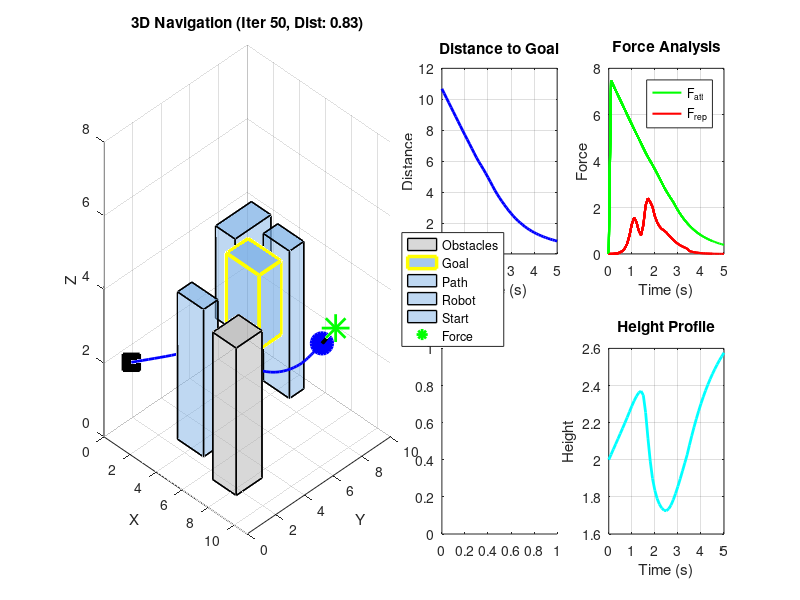
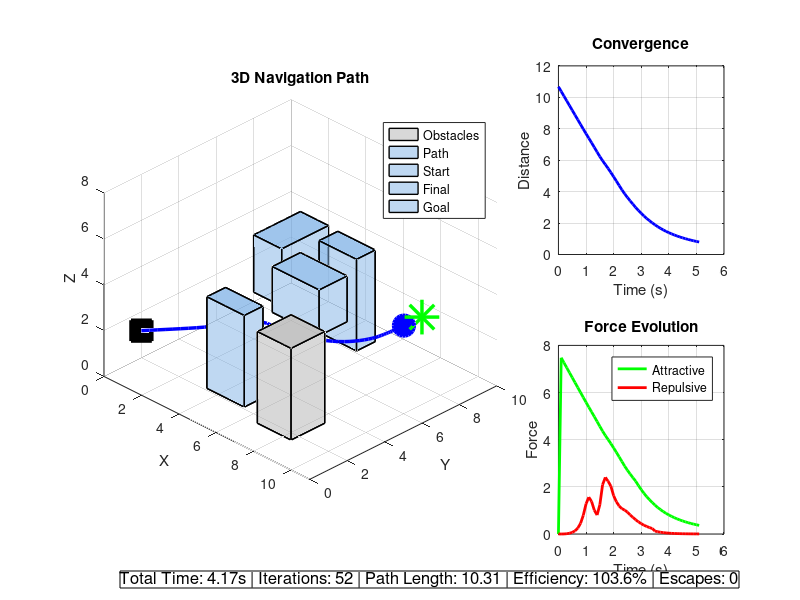

Source code (MATLAB) for these figures, in order:
function apf_3d_enhanced_navigation()
    %  3D Artificial Potential Field Obstacle Avoidance
    %  proper obstacle placement and multi-path navigation
    
    clc;
    clear;
    close all;
    
    % ==================== SIMULATION PARAMETERS ====================
    dt = 0.1;                    % Time step
    max_iterations = 3000;        % Maximum number of iterations
    goal_threshold = 0.8;         % Distance threshold to consider goal reached
    
    % Robot parameters
    robot_pos = [1; 1; 2];        % Starting position [x; y; z]
    robot_radius = 0.4;           % Robot radius for collision checking
    
    % Goal position
    goal_pos = [9; 8; 3];         % Target position
    
    % ==================== OBSTACLES ====================
    % Each obstacle: [x, y, z, width, depth, height, type]
    % type: 1 = cube, 2 = rectangular prism
    obstacles = [
        % Left side obstacles (create left corridor)
        %2.5, 2.5, 2.0, 1.8, 1.8, 4.0, 1;    % Cube left-front
        %2.5, 6.5, 2.0, 1.8, 1.8, 4.5, 1;    % Cube left-back
        
        % Right side obstacles (create right corridor)
        7.5, 2.5, 2.0, 1.8, 1.8, 4.0, 1;    % Cube right-front
        %7.5, 6.5, 2.0, 1.8, 1.8, 4.5, 1;    % Cube right-back
        
        % Center obstacles - create multiple paths
        %4.5, 4.5, 1.5, 2.0, 2.0, 2.5, 1;    % Center cube (low) - can go over
        6.0, 5.0, 4.0, 2.5, 1.5, 2.0, 2;    % Horizontal rectangle (high) - go under
        3.0, 7.0, 3.5, 1.5, 2.5, 2.5, 2;    % Vertical rectangle (mid) - go around
        
        % Additional obstacles to create maze-like environment
        5.0, 2.0, 2.5, 2.0, 1.0, 4.0, 2;    % Wall obstacle front
        5.0, 8.0, 2.5, 2.0, 1.0, 4.0, 2;    % Wall obstacle back
    ];
    
    % ==================== APF PARAMETERS ====================
    params = struct();
    params.attraction_gain = 0.7;       % Ka - Attractive potential gain
    params.repulsion_gain = 3.5;         % Kr - Repulsive potential gain
    params.repulsion_distance = 3.0;     % Q* - Distance of influence
    params.dt = dt;
    
    % Adaptive field parameters
    params.use_adaptive = true;
    params.adaptive_gain = 1.5;
    params.goal_influence_distance = 4.0;
    
    % Local minima escape parameters
    params.enable_escape = true;
    params.escape_force_magnitude = 1.8;
    params.escape_duration = 40;
    params.escape_threshold = 0.25;
    
    % Dynamic parameter adjustment
    params.dynamic_tuning = true;
    params.min_repulsion_gain = 2.5;
    params.max_repulsion_gain = 5.5;
    
    % ==================== INITIALIZATION ====================
    log = initialize_log_3d(robot_pos, goal_pos);
    
    % Local minima detection
    stuck_counter = 0;
    escape_mode = false;
    escape_counter = 0;
    escape_direction = [0; 0; 0];
    prev_positions = [];
    
    % Performance tracking
    performance = struct();
    performance.iteration_times = [];
    
    % Create figure
    figure('Position', [50, 50, 1800, 900]);
    
    % ==================== MAIN SIMULATION LOOP ====================
    fprintf('=== Enhanced 3D APF Navigation Simulation ===\n');
    fprintf('Goal position: (%.1f, %.1f, %.1f)\n', goal_pos(1), goal_pos(2), goal_pos(3));
    fprintf('Initial position: (%.1f, %.1f, %.1f)\n', robot_pos(1), robot_pos(2), robot_pos(3));
    fprintf('Number of obstacles: %d\n\n', size(obstacles, 1));
    
    t_start = tic;
    
    for iter = 1:max_iterations
        iteration_start = tic;
        
        % Store position for stuck detection
        prev_positions = [prev_positions, robot_pos];
        if size(prev_positions, 2) > 20
            prev_positions = prev_positions(:, 2:end);
        end
        
        % Dynamically adjust parameters
        if params.dynamic_tuning
            params = dynamic_parameter_tuning_3d(params, robot_pos, goal_pos, obstacles, iter);
        end
        
        % Calculate APF forces with corridor detection
        [total_force, F_att, F_rep, details] = calculate_enhanced_forces_3d(...
            robot_pos, goal_pos, obstacles, params, iter);
        
        % Check for local minima
        if params.enable_escape && ~escape_mode
            [is_stuck, escape_dir] = detect_local_minima_3d(...
                log.velocity, prev_positions, params.escape_threshold);
            
            if is_stuck
                fprintf('⚠ Local minima detected at iteration %d! Activating escape.\n', iter);
                escape_mode = true;
                escape_counter = params.escape_duration;
                escape_direction = escape_dir;
                stuck_counter = stuck_counter + 1;
            end
        end
        
        % Apply escape force
        if escape_mode
            total_force = total_force + params.escape_force_magnitude * escape_direction;
            escape_counter = escape_counter - 1;
            
            if escape_counter <= 0
                escape_mode = false;
                fprintf('✓ Escape completed at iteration %d\n', iter);
            end
        end
        
        % Add small random perturbation to help find corridors
        if mod(iter, 20) == 0 && ~escape_mode && norm(total_force) < 0.5
            random_force = 0.2 * randn(3, 1);
            total_force = total_force + random_force;
        end
        
        % Update robot position
        robot_pos = robot_pos + total_force * dt;
        current_time = log.time(end) + dt;
        
        % Log data
        log = update_log_3d(log, robot_pos, total_force, current_time, ...
                           F_att, F_rep, escape_mode, iter, goal_pos, details);
        
        % Track performance
        performance.iteration_times(iter) = toc(iteration_start);
        
        % Check termination conditions
        dist_to_goal = log.dist_to_goal(end);
        if dist_to_goal < goal_threshold
            fprintf('\n✓ GOAL REACHED successfully in %d iterations!\n', iter);
            fprintf('  Final distance: %.3f\n', dist_to_goal);
            break;
        end
        
        if check_collision_3d(robot_pos, robot_radius, obstacles)
            fprintf('\n✗ COLLISION DETECTED at iteration %d!\n', iter);
            fprintf('  Position: (%.3f, %.3f, %.3f)\n', robot_pos(1), robot_pos(2), robot_pos(3));
            break;
        end
        
        % Update visualization
        if mod(iter, 5) == 0 || iter == 1
            plot_enhanced_3d_visualization(robot_pos, goal_pos, obstacles, log, ...
                params, escape_mode, details, robot_radius, iter, performance);
            pause(0.01);
        end
        
        % Progress report
        if mod(iter, 50) == 0
            elapsed_time = toc(t_start);
            fprintf('Progress: %d iterations, time: %.1fs, dist to goal: %.3f\n', ...
                iter, elapsed_time, dist_to_goal);
        end
    end
    
    total_time = toc(t_start);
    
    % ==================== FINAL ANALYSIS ====================
    plot_enhanced_3d_final_analysis(log, obstacles, goal_pos, robot_pos, params, ...
                                   robot_radius, performance, total_time, stuck_counter);
    
    % Display statistics
    display_enhanced_3d_statistics(log, obstacles, robot_pos, goal_pos, ...
                                  performance, total_time, stuck_counter);
end

function log = initialize_log_3d(robot_pos, goal_pos)
    % Initialize 3D data logging
    log = struct();
    log.position = robot_pos;
    log.velocity = [0; 0; 0];
    log.time = 0;
    log.dist_to_goal = norm(robot_pos - goal_pos);
    log.force_att = [0; 0; 0];
    log.force_rep = [0; 0; 0];
    log.force_total = [0; 0; 0];
    log.escape_active = false;
    log.iteration = 0;
    log.closest_obstacle_dist = [];
    log.closest_obstacle_type = [];
    log.corridor_score = [];
end

function log = update_log_3d(log, robot_pos, total_force, current_time, ...
                            F_att, F_rep, escape_mode, iter, goal_pos, details)
    % Update 3D log with new data
    log.position = [log.position, robot_pos];
    log.velocity = [log.velocity, total_force];
    log.time = [log.time, current_time];
    log.dist_to_goal = [log.dist_to_goal, norm(robot_pos - goal_pos)];
    log.force_att = [log.force_att, F_att];
    log.force_rep = [log.force_rep, F_rep];
    log.force_total = [log.force_total, total_force];
    log.escape_active = [log.escape_active, escape_mode];
    log.iteration = [log.iteration, iter];
    log.closest_obstacle_dist = [log.closest_obstacle_dist, details.closest_obstacle_dist];
    log.closest_obstacle_type = [log.closest_obstacle_type, details.closest_obstacle_type];
    log.corridor_score = [log.corridor_score, details.corridor_score];
end

function params = dynamic_parameter_tuning_3d(params, robot_pos, goal_pos, obstacles, iter)
    % Dynamically adjust 3D parameters
    
    dist_to_goal = norm(robot_pos - goal_pos);
    
    % Find closest obstacle distance
    min_dist = inf;
    for i = 1:size(obstacles, 1)
        dist = distance_to_obstacle_3d(robot_pos, obstacles(i, :));
        if dist < min_dist
            min_dist = dist;
        end
    end
    
    % Adjust repulsion gain based on proximity
    if min_dist < 1.2
        params.repulsion_gain = min(params.max_repulsion_gain, ...
                                   params.repulsion_gain * 1.02);
    elseif min_dist > 2.5
        params.repulsion_gain = max(params.min_repulsion_gain, ...
                                   params.repulsion_gain * 0.99);
    end
    
    % Adjust attraction gain near goal
    if dist_to_goal < 3.0
        params.attraction_gain = max(0.4, params.attraction_gain * 0.98);
    end
end

function dist = distance_to_obstacle_3d(point, obstacle)
    % Calculate minimum distance from point to rectangular obstacle
    
    obs_x = obstacle(1);
    obs_y = obstacle(2);
    obs_z = obstacle(3);
    obs_w = obstacle(4);
    obs_d = obstacle(5);
    obs_h = obstacle(6);
    
    % Calculate distance to obstacle boundaries
    dx = max(abs(point(1) - obs_x) - obs_w/2, 0);
    dy = max(abs(point(2) - obs_y) - obs_d/2, 0);
    dz = max(abs(point(3) - obs_z) - obs_h/2, 0);
    
    % Euclidean distance to obstacle surface
    dist = sqrt(dx^2 + dy^2 + dz^2);
end

function [total_force, F_att, F_rep, details] = calculate_enhanced_forces_3d(...
    robot_pos, goal_pos, obstacles, params, iteration)
    % Enhanced 3D force calculation with corridor detection
    
    % Attractive force
    dist_to_goal = norm(robot_pos - goal_pos);
    F_att = params.attraction_gain * (goal_pos - robot_pos);
    
    % Initialize repulsive force
    F_rep = [0; 0; 0];
    details = struct();
    details.closest_obstacle_dist = inf;
    details.closest_obstacle_idx = 0;
    details.closest_obstacle_type = 0;
    details.obstacle_forces = [];
    details.corridor_score = 0;
    
    % Calculate repulsive forces from each obstacle
    for i = 1:size(obstacles, 1)
        obstacle = obstacles(i, :);
        
        % Calculate distance and direction
        [dist_to_surface, direction] = distance_and_direction_to_obstacle_3d(robot_pos, obstacle);
        
        % Track closest obstacle
        if dist_to_surface < details.closest_obstacle_dist
            details.closest_obstacle_dist = dist_to_surface;
            details.closest_obstacle_idx = i;
            details.closest_obstacle_type = obstacle(7);
        end
        
        % Calculate repulsive force if within influence zone
        if dist_to_surface < params.repulsion_distance && dist_to_surface > 0.05
            % Adaptive factor
            if params.use_adaptive && dist_to_goal < params.goal_influence_distance
                adaptive_factor = (dist_to_goal / params.goal_influence_distance)^2;
            else
                adaptive_factor = 1.0;
            end
            
            % Force magnitude
            magnitude = params.repulsion_gain * adaptive_factor * ...
                       (1/dist_to_surface - 1/params.repulsion_distance)^2;
            
            % Add force
            F_rep = F_rep + magnitude * direction;
            
            % Store for analysis
            details.obstacle_forces = [details.obstacle_forces; norm(magnitude * direction)];
        end
    end
    
    % Add height preference for multi-path navigation
    if robot_pos(3) < 2.0 && details.closest_obstacle_dist > 1.0
        % Lower height - encourage staying low for under paths
        F_rep(3) = F_rep(3) - 0.1;
    elseif robot_pos(3) > 5.0
        % Too high - encourage going down if possible
        F_rep(3) = F_rep(3) + 0.2;
    end
    
    % Calculate corridor score
    details.corridor_score = calculate_corridor_score(robot_pos, obstacles, params.repulsion_distance);
    
    % Force limiting
    max_rep_force = 5.0;
    if norm(F_rep) > max_rep_force
        F_rep = F_rep / norm(F_rep) * max_rep_force;
    end
    
    % Total force
    total_force = F_att + F_rep;
    
    % Global force limiting
    max_force = 3.0;
    if norm(total_force) > max_force
        total_force = total_force / norm(total_force) * max_force;
    end
    
    % Store details
    details.dist_to_goal = dist_to_goal;
    details.F_att_mag = norm(F_att);
    details.F_rep_mag = norm(F_rep);
end

function [dist, direction] = distance_and_direction_to_obstacle_3d(point, obstacle)
    % Calculate distance and direction to rectangular obstacle
    
    obs_x = obstacle(1);
    obs_y = obstacle(2);
    obs_z = obstacle(3);
    obs_w = obstacle(4);
    obs_d = obstacle(5);
    obs_h = obstacle(6);
    
    % Find closest point on obstacle surface
    closest = point;
    
    % Clamp to obstacle boundaries
    closest(1) = max(obs_x - obs_w/2, min(obs_x + obs_w/2, point(1)));
    closest(2) = max(obs_y - obs_d/2, min(obs_y + obs_d/2, point(2)));
    closest(3) = max(obs_z - obs_h/2, min(obs_z + obs_h/2, point(3)));
    
    % If point is inside obstacle, push to nearest surface
    if point(1) > obs_x - obs_w/2 && point(1) < obs_x + obs_w/2 && ...
       point(2) > obs_y - obs_d/2 && point(2) < obs_y + obs_d/2 && ...
       point(3) > obs_z - obs_h/2 && point(3) < obs_z + obs_h/2
        
        % Point inside obstacle - find closest surface
        dist_to_surfaces = [
            abs(point(1) - (obs_x - obs_w/2));
            abs(point(1) - (obs_x + obs_w/2));
            abs(point(2) - (obs_y - obs_d/2));
            abs(point(2) - (obs_y + obs_d/2));
            abs(point(3) - (obs_z - obs_h/2));
            abs(point(3) - (obs_z + obs_h/2))
        ];
        
        [~, min_idx] = min(dist_to_surfaces);
        
        switch min_idx
            case 1, closest(1) = obs_x - obs_w/2;
            case 2, closest(1) = obs_x + obs_w/2;
            case 3, closest(2) = obs_y - obs_d/2;
            case 4, closest(2) = obs_y + obs_d/2;
            case 5, closest(3) = obs_z - obs_h/2;
            case 6, closest(3) = obs_z + obs_h/2;
        end
    end
    
    % Calculate distance and direction
    diff = point - closest;
    dist = norm(diff);
    
    if dist > 0.001
        direction = diff / dist;
    else
        direction = [1; 0; 0];
    end
end

function score = calculate_corridor_score(robot_pos, obstacles, influence_dist)
    % Calculate how much free space is around the robot
    
    % Sample directions (8 main directions)
    directions = [
        1, 0, 0; -1, 0, 0; 0, 1, 0; 0, -1, 0; 0, 0, 1; 0, 0, -1;
        0.707, 0.707, 0; -0.707, 0.707, 0; 0.707, -0.707, 0; -0.707, -0.707, 0
    ]';
    
    min_free_dist = influence_dist;
    
    for d = 1:size(directions, 2)
        dir = directions(:, d);
        
        % Check distance in this direction
        for step = 0.2:0.2:influence_dist
            check_point = robot_pos + step * dir;
            
            % Check if this point is near any obstacle
            for i = 1:size(obstacles, 1)
                dist = distance_to_obstacle_3d(check_point, obstacles(i, :));
                if dist < 0.3  % Close to obstacle
                    if step < min_free_dist
                        min_free_dist = step;
                    end
                    break;
                end
            end
        end
    end
    
    % Normalize score (0 = trapped, 1 = wide open)
    score = min(1, min_free_dist / (influence_dist * 0.6));
end

function [is_stuck, escape_direction] = detect_local_minima_3d(velocity_history, positions, threshold)
    % Detect if robot is stuck in 3D local minimum
    
    is_stuck = false;
    escape_direction = [1; 0; 0];
    
    if size(velocity_history, 2) < 15 || size(positions, 2) < 15
        return;
    end
    
    % Check recent velocities
    recent_velocities = velocity_history(:, end-14:end);
    avg_velocity = mean(vecnorm(recent_velocities, 2, 1));
    
    % Check position oscillation
    if size(positions, 2) >= 10
        recent_positions = positions(:, end-9:end);
        position_span = max(recent_positions, [], 2) - min(recent_positions, [], 2);
        oscillation = norm(position_span);
    else
        oscillation = inf;
    end
    
    % Detect stuck condition
    if avg_velocity < threshold && oscillation < 1.2
        is_stuck = true;
        
        % Generate random escape direction in horizontal plane 
        angle = rand * 2 * pi;
        escape_direction = [cos(angle); sin(angle); (rand - 0.5) * 0.5];
        escape_direction = escape_direction / norm(escape_direction);
    end
end

function collision = check_collision_3d(robot_pos, robot_radius, obstacles)
    % Check for collisions with rectangular obstacles
    collision = false;
    
    for i = 1:size(obstacles, 1)
        dist = distance_to_obstacle_3d(robot_pos, obstacles(i, :));
        
        if dist < robot_radius
            collision = true;
            return;
        end
    end
end

function plot_enhanced_3d_visualization(robot_pos, goal_pos, obstacles, log, ...
    params, escape_mode, details, robot_radius, iteration, performance)
    % Enhanced 3D visualization
    
    % Main 3D view
    subplot(2, 4, [1, 2, 5, 6]);
    cla;
    hold on;
    grid on;
    view(45, 25);
    
    % Set axis limits
    xlim([0, 11]);
    ylim([0, 10]);
    zlim([0, 8]);
    
    % Plot obstacles
    for i = 1:size(obstacles, 1)
        obs = obstacles(i, :);
        highlight = (i == details.closest_obstacle_idx);
        plot_rectangular_obstacle(obs, highlight);
    end
    
    % Plot goal
    plot3(goal_pos(1), goal_pos(2), goal_pos(3), 'g*', ...
          'MarkerSize', 20, 'LineWidth', 2);
    
    % Plot path
    if size(log.position, 2) > 1
        plot3(log.position(1, :), log.position(2, :), log.position(3, :), ...
              'b-', 'LineWidth', 2);
    end
    
    % Plot current robot position
    plot3(robot_pos(1), robot_pos(2), robot_pos(3), 'bo', ...
          'MarkerSize', 15, 'LineWidth', 2.5, 'MarkerFaceColor', 'b');
    
    % Plot start point
    plot3(log.position(1, 1), log.position(2, 1), log.position(3, 1), ...
          'ks', 'MarkerSize', 12, 'LineWidth', 2, 'MarkerFaceColor', 'k');
    
    % Force vector
    if size(log.force_total, 2) > 1
        F_total = log.force_total(:, end);
        if norm(F_total) > 0.01
            quiver3(robot_pos(1), robot_pos(2), robot_pos(3), ...
                    F_total(1), F_total(2), F_total(3), ...
                    0.8, 'k', 'LineWidth', 2.5, 'MaxHeadSize', 0.5);
        end
    end
    
    xlabel('X');
    ylabel('Y');
    zlabel('Z');
    title(sprintf('3D Navigation (Iter %d, Dist: %.2f)', ...
          iteration, log.dist_to_goal(end)));
    
    legend('Obstacles', 'Goal', 'Path', 'Robot', 'Start', 'Force', ...
           'Location', 'eastoutside');
    
    % Distance to goal plot
    subplot(2, 4, 3);
    if length(log.time) == length(log.dist_to_goal)
        plot(log.time, log.dist_to_goal, 'b-', 'LineWidth', 2);
        grid on;
        xlabel('Time (s)');
        ylabel('Distance');
        title('Distance to Goal');
    end
    
    % Force magnitudes
    subplot(2, 4, 4);
    if size(log.force_att, 2) > 1 && size(log.force_rep, 2) > 1
        force_att_mag = vecnorm(log.force_att, 2, 1);
        force_rep_mag = vecnorm(log.force_rep, 2, 1);
        
        if length(log.time) == length(force_att_mag)
            plot(log.time, force_att_mag, 'g-', 'LineWidth', 1.5);
            hold on;
            plot(log.time, force_rep_mag, 'r-', 'LineWidth', 1.5);
            grid on;
            xlabel('Time (s)');
            ylabel('Force');
            title('Force Analysis');
            legend('F_{att}', 'F_{rep}', 'Location', 'best');
        end
    end
    
    % Corridor score
    subplot(2, 4, 7);
    if ~isempty(log.corridor_score) && length(log.corridor_score) > 1
        if length(log.time) == length(log.corridor_score)
            plot(log.time, log.corridor_score, 'm-', 'LineWidth', 2);
            grid on;
            xlabel('Time (s)');
            ylabel('Score');
            title('Corridor Availability');
            ylim([0, 1]);
        end
    end
    
    % Height profile
    subplot(2, 4, 8);
    if size(log.position, 2) > 1
        if length(log.time) == size(log.position, 2)
            plot(log.time, log.position(3, :), 'c-', 'LineWidth', 2);
            grid on;
            xlabel('Time (s)');
            ylabel('Height');
            title('Height Profile');
        end
    end
    
    drawnow;
end

function plot_rectangular_obstacle(obstacle, highlight)
    % Plot a rectangular obstacle
    
    x = obstacle(1);
    y = obstacle(2);
    z = obstacle(3);
    w = obstacle(4);
    d = obstacle(5);
    h = obstacle(6);
    type = obstacle(7);
    
    % Define vertices
    vertices = [
        x - w/2, y - d/2, z - h/2;
        x + w/2, y - d/2, z - h/2;
        x + w/2, y + d/2, z - h/2;
        x - w/2, y + d/2, z - h/2;
        x - w/2, y - d/2, z + h/2;
        x + w/2, y - d/2, z + h/2;
        x + w/2, y + d/2, z + h/2;
        x - w/2, y + d/2, z + h/2
    ];
    
    % Define faces
    faces = [
        1, 2, 6, 5;  % bottom
        2, 3, 7, 6;  % front
        3, 4, 8, 7;  % right
        4, 1, 5, 8;  % back
        1, 2, 3, 4;  % top
        5, 6, 7, 8   % left
    ];
    
    % Choose color based on type
    if type == 1
        face_color = [0.7, 0.7, 0.7];  % Gray for cubes
    else
        face_color = [0.5, 0.7, 0.9];  % Light blue for rectangles
    end
    
    % Highlight if closest
    if highlight
        edge_color = 'y';
        line_width = 2.5;
        face_alpha = 0.7;
    else
        edge_color = 'k';
        line_width = 1;
        face_alpha = 0.5;
    end
    
    % Plot the obstacle
    patch('Vertices', vertices, 'Faces', faces, ...
          'FaceColor', face_color, 'EdgeColor', edge_color, ...
          'LineWidth', line_width, 'FaceAlpha', face_alpha);
end

function plot_enhanced_3d_final_analysis(log, obstacles, goal_pos, final_pos, params, ...
                                        robot_radius, performance, total_time, escape_count)
    % Final comprehensive 3D analysis
    
    figure('Position', [100, 100, 1600, 1000]);
    
    % 3D trajectory with obstacles
    subplot(2, 3, [1, 2, 4, 5]);
    hold on;
    grid on;
    view(45, 30);
    
    % Plot all obstacles
    for i = 1:size(obstacles, 1)
        plot_rectangular_obstacle(obstacles(i, :), false);
    end
    
    % Plot trajectory
    if size(log.position, 2) > 1
        plot3(log.position(1, :), log.position(2, :), log.position(3, :), ...
              'b-', 'LineWidth', 2.5);
    end
    
    % Plot start, final, and goal
    plot3(log.position(1, 1), log.position(2, 1), log.position(3, 1), ...
          'ks', 'MarkerSize', 15, 'LineWidth', 2.5, 'MarkerFaceColor', 'k');
    plot3(final_pos(1), final_pos(2), final_pos(3), ...
          'bo', 'MarkerSize', 15, 'LineWidth', 2.5, 'MarkerFaceColor', 'b');
    plot3(goal_pos(1), goal_pos(2), goal_pos(3), ...
          'g*', 'MarkerSize', 25, 'LineWidth', 2.5);
    
    xlabel('X');
    ylabel('Y');
    zlabel('Z');
    title('3D Navigation Path');
    legend('Obstacles', 'Path', 'Start', 'Final', 'Goal', 'Location', 'best');
    axis equal;
    xlim([0, 11]);
    ylim([0, 10]);
    zlim([0, 8]);
    
    % Distance to goal over time
    subplot(2, 3, 3);
    if length(log.time) == length(log.dist_to_goal)
        plot(log.time, log.dist_to_goal, 'b-', 'LineWidth', 2);
        grid on;
        xlabel('Time (s)');
        ylabel('Distance');
        title('Convergence');
    end
    
    % Force evolution
    subplot(2, 3, 6);
    if size(log.force_att, 2) > 1 && size(log.force_rep, 2) > 1
        force_att_mag = vecnorm(log.force_att, 2, 1);
        force_rep_mag = vecnorm(log.force_rep, 2, 1);
        
        if length(log.time) == length(force_att_mag)
            plot(log.time, force_att_mag, 'g-', 'LineWidth', 2);
            hold on;
            plot(log.time, force_rep_mag, 'r-', 'LineWidth', 2);
            grid on;
            xlabel('Time (s)');
            ylabel('Force');
            title('Force Evolution');
            legend('Attractive', 'Repulsive', 'Location', 'best');
        end
    end
    
    % Add summary text
    path_length = calculate_path_length_3d(log.position);
    straight_line = norm(goal_pos - log.position(:, 1));
    efficiency = 100 * straight_line / path_length;
    
    annotation('textbox', [0.15, 0.02, 0.7, 0.05], 'String', ...
        sprintf('Total Time: %.2fs | Iterations: %d | Path Length: %.2f | Efficiency: %.1f%% | Escapes: %d', ...
        total_time, length(log.iteration), path_length, efficiency, escape_count), ...
        'HorizontalAlignment', 'center', 'FontSize', 12, ...
        'BackgroundColor', 'w', 'EdgeColor', 'k');
end

function display_enhanced_3d_statistics(log, obstacles, final_pos, goal_pos, ...
                                       performance, total_time, escape_count)
    % Display 3D simulation statistics
    
    fprintf('\n%s\n', repmat('=', 70));
    fprintf('3D APF SIMULATION - FINAL STATISTICS\n');
    fprintf('%s\n', repmat('=', 70));
    
    % Basic metrics
    fprintf('\n📊 BASIC METRICS:\n');
    fprintf('  • Total iterations: %d\n', length(log.iteration));
    fprintf('  • Total time: %.2f seconds\n', total_time);
    fprintf('  • Computation time per iteration: %.2f ms\n', ...
            1000 * mean(performance.iteration_times(performance.iteration_times > 0)));
    fprintf('  • Path length: %.3f units\n', calculate_path_length_3d(log.position));
    fprintf('  • Final position: (%.3f, %.3f, %.3f)\n', ...
            final_pos(1), final_pos(2), final_pos(3));
    fprintf('  • Final distance to goal: %.3f\n', log.dist_to_goal(end));
    
    % Performance metrics
    fprintf('\n⚡ PERFORMANCE METRICS:\n');
    velocity_mag = vecnorm(log.velocity, 2, 1);
    fprintf('  • Average velocity: %.3f units/s\n', mean(velocity_mag));
    fprintf('  • Max velocity: %.3f units/s\n', max(velocity_mag));
    fprintf('  • Average attractive force: %.3f\n', mean(vecnorm(log.force_att, 2, 1)));
    fprintf('  • Average repulsive force: %.3f\n', mean(vecnorm(log.force_rep, 2, 1)));
    
    % Efficiency metrics
    fprintf('\n🎯 EFFICIENCY METRICS:\n');
    straight_line_dist = norm(goal_pos - log.position(:, 1));
    path_length = calculate_path_length_3d(log.position);
    fprintf('  • Straight-line distance: %.3f units\n', straight_line_dist);
    fprintf('  • Path efficiency: %.1f%%\n', 100 * straight_line_dist / path_length);
    fprintf('  • Convergence rate: %.3f units/iteration\n', ...
            (log.dist_to_goal(1) - log.dist_to_goal(end)) / length(log.iteration));
    
    % Safety metrics
    fprintf('\n🛡️ SAFETY METRICS:\n');
    if ~isempty(log.closest_obstacle_dist)
        fprintf('  • Minimum distance to obstacles: %.3f units\n', min(log.closest_obstacle_dist));
        fprintf('  • Average safety margin: %.3f units\n', mean(log.closest_obstacle_dist));
        fprintf('  • Number of escape activations: %d\n', escape_count);
    end
    
    % Corridor metrics
    fprintf('\n🛣️  CORRIDOR METRICS:\n');
    if ~isempty(log.corridor_score)
        fprintf('  • Average corridor score: %.3f\n', mean(log.corridor_score));
        fprintf('  • Max corridor score: %.3f\n', max(log.corridor_score));
        fprintf('  • Min corridor score: %.3f\n', min(log.corridor_score));
    end
    
    fprintf('%s\n', repmat('=', 70));
end

function path_length = calculate_path_length_3d(positions)
    % Calculate total 3D path length
    path_length = 0;
    for i = 2:size(positions, 2)
        path_length = path_length + norm(positions(:, i) - positions(:, i-1));
    end
end
